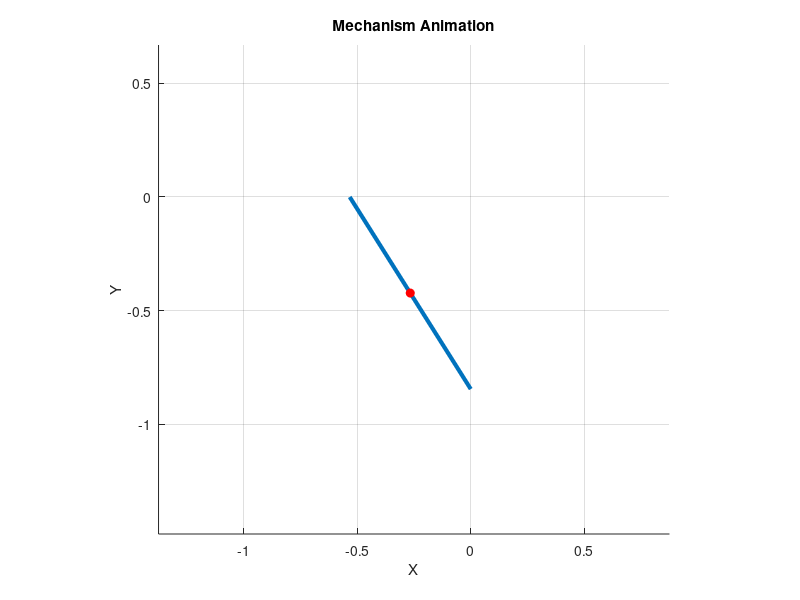

This chart was generated by the following MATLAB code:
clear all
%% Set parameters for the body

param.L     = 1;            %Length
param.Rx_A  = param.L/2;    % Initial X-position of local CS
param.RY_A  = 0;            % Initial Y-position of local CS
theta_A     = 315*(pi/180); % Initial angle

%Initial coordinates
q0          = [param.Rx_A;param.RY_A; theta_A];
dq0         =  [0;0;0];
ddq0        =  [0;0;0];

%% Step 01: Formulate the constraint equations vector and jacobian matrix


C = @(q,t) [q(1) - (param.L/2)*cos(q(3)) - sin(t)/4 + 0.5;
            q(2) - (param.L/2)*sin(q(3));
            q(1) + (param.L/2)*cos(q(3))];


Cq =@(q,t) [1, 0,  (param.L/2) * sin(q(3));
            0, 1, -(param.L/2) * cos(q(3));
            1, 0, -(param.L/2) * sin(q(3))];

% Required for velocity analysis
Ct = @(t) [-1/4 * cos(t);
                0;
                0];

% Required for acceleration analysis
Ctt = @(t) [1/4 * sin(t);
                0;
                0];

Cqq = @(q,dq) [(param.L/2)*cos(q(3)) * dq(3)^2;
     (param.L/2)*sin(q(3)) * dq(3)^2;
    -(param.L/2)*cos(q(3)) * dq(3)^2];

Cqt = [0; 0; 0];

%% Step 02: Position Analysis

% Solver settings
maxiter     = 50;          % maximum Newton iterations per time step
eps_tol     = 1e-10;       % convergence tolerance on state correction ||Δq||

cnt         = 0;            % Counter
dt          = 0.05;         % Time step
tini        = 0;            % Initial time
tend        = 25;           % End time
q           = zeros(3,1);
dq          = zeros(3,1);
ddq          = zeros(3,1);

q(:,1)      = q0;
dq(:,1)     = dq0;
ddq(:,1)    = ddq0;
tsim(1)     = tini;


% Time stepping and Newton–Raphson iterations
for t = tini:dt:tend

    % Column counter to form the result matrices
    cnt = cnt + 1;

    nloop    = 0;      % iteration count in this time step
    nconverg = 0;      % successful convergence counter (optional/stat)

    % Start from previous converged configuration (or q0 for cnt==1)
    if cnt == 1
        qk = q0(:);
    else
        qk = q(:,cnt-1);
    end

    % Newton loop
    while nloop < maxiter
        % Evaluate constraints C(q,t) and Jacobian Cq(q)

        Ck   = C(qk, t);
        Cqk  = Cq(qk,t);
        

        % Newton difference: solve Cq * Δq = -C
        % Use backslash; fall back to pinv if ill-conditioned
        % (guards against singular/near-singular Jacobian)
        try
            deltq = -Cqk \ Ck;
        catch
            deltq = -pinv(Cqk) * Ck;
        end

        % Coordinate update
        qk = qk + deltq;

        % Iteration bookkeeping
        nloop    = nloop + 1;
        nconverg = nconverg + 1;

        % Convergence criteria (||Δq||_inf < eps)
        maxdx = max(abs(deltq));
        if maxdx < eps_tol
            break
        end
    end

    % Store converged configuration at this time step
    q(:,cnt)   = qk;

    %% Step 03: Velocity Analysis
    Cqk  = Cq(qk,t);
    Ctk  = Ct(t);    

    dq(:,cnt)  = Cqk \ (-Ctk);   % update with your velocity solver

     %% Step 04: Acceleration Analysis
     Cttk       = Ctt(t);
     Cqqqk      = Cqq(q(:,cnt), dq(:,cnt));

    ddq(:,cnt)  = Cqk \ ( -Cttk - Cqqqk - Cqt );  % update with your acceleration solver


    tsim(cnt)  = t;

    % (Optional) warn if not converged
    if nloop >= maxiter
        warning('Newton did not converge at t = %.6f (||Δq||_inf = %.3e)', t, maxdx);
    end
end




%% Animation

figure; hold on; grid on;
axis equal
xlabel('X'); ylabel('Y');
title('Mechanism Animation');

% Set reasonable axis limits:
x_min = min(q(1,:)) - param.L;
x_max = max(q(1,:)) + param.L;
y_min = min(q(2,:)) - param.L;
y_max = max(q(2,:)) + param.L;
axis([x_min x_max y_min y_max]);

h_link = plot([0 0],[0 0],'LineWidth',3);     % bar graphic
h_point = plot(0,0,'ro','MarkerSize',6,'MarkerFaceColor','r');

for k = 1:length(tsim)

    x = q(1,k);
    y = q(2,k);
    th = q(3,k);

    % Endpoints of the rigid body
    Ax = x - (param.L/2)*cos(th);
    Ay = y - (param.L/2)*sin(th);

    Px = x + (param.L/2)*cos(th);
    Py = y + (param.L/2)*sin(th);

    % Update bar and center point
    set(h_link,'XData',[Ax Px],'YData',[Ay Py]);
    set(h_point,'XData',x,'YData',y);

    drawnow;
end